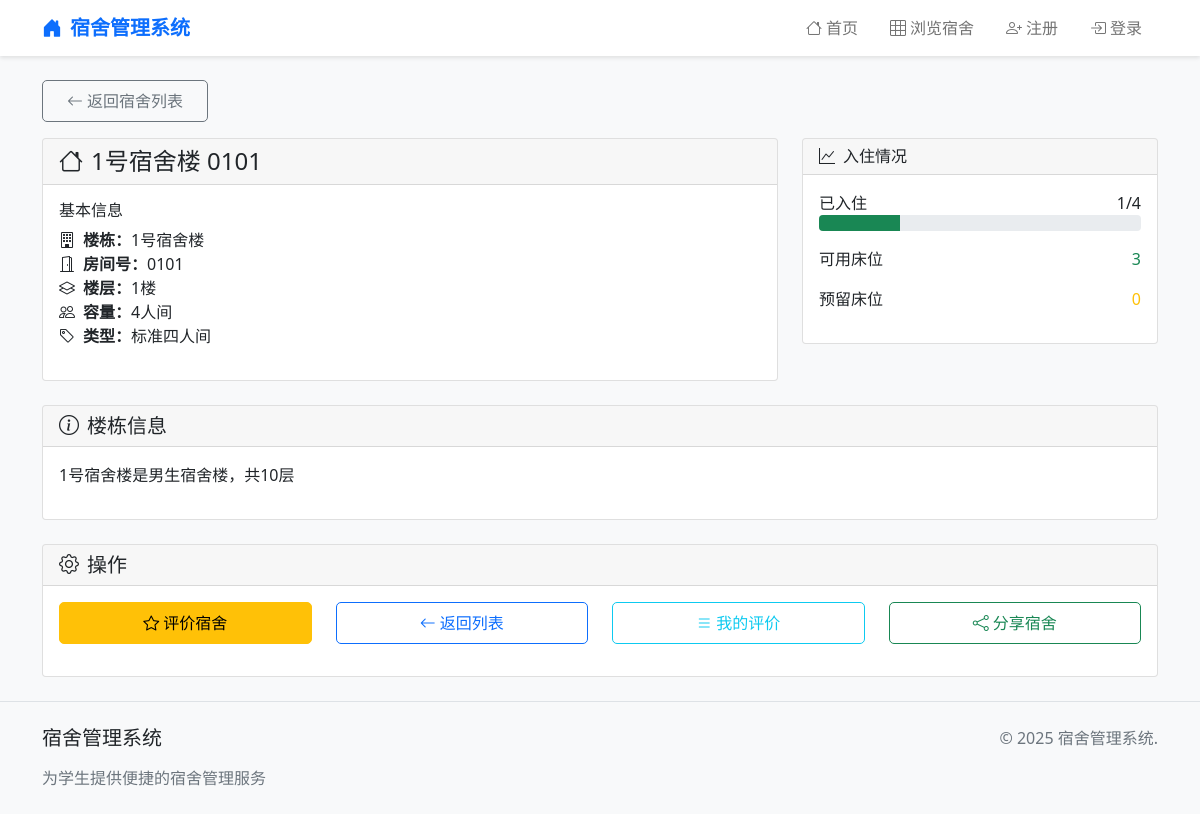
Screenshot of /dorm/1 with the database file from the repository.
### models/dormitory.py (models this page shows, shortened)
class Building(db.Model):
    __tablename__ = 'buildings'
    id = db.Column(db.Integer, primary_key=True)
    name = db.Column(db.String(50), nullable=False)
    gender = db.Column(db.String(10), nullable=False)
    total_floors = db.Column(db.Integer, nullable=False)
    location = db.Column(db.String(100))  # 位置描述
    facilities = db.Column(db.Text)  # 设施说明
    description = db.Column(db.Text)
    image_url = db.Column(db.String(200))

class Dormitory(db.Model):
    __tablename__ = 'dormitories'
    id = db.Column(db.Integer, primary_key=True)
    building_id = db.Column(db.Integer, db.ForeignKey('buildings.id'))
    room_number = db.Column(db.String(20), nullable=False)
    floor = db.Column(db.Integer, nullable=False)
    capacity = db.Column(db.Integer, nullable=False)
    room_type = db.Column(db.String(20))  # 标准间/豪华间
    has_ac = db.Column(db.Boolean, default=True)
    has_bathroom = db.Column(db.Boolean, default=True)
    has_balcony = db.Column(db.Boolean, default=False)
    has_water_heater = db.Column(db.Boolean, default=True)
    monthly_rent = db.Column(db.Float)  # 月租金
    area = db.Column(db.Float)  # 面积
    orientation = db.Column(db.String(20))  # 朝向
    building = db.relationship('Building', backref='dormitories')

### routes/dorm.py (the view)
@dorm_bp.route('/<int:dorm_id>')
def detail(dorm_id):
    dorm = Dormitory.query.get_or_404(dorm_id)
    from models.system import DormReview
    reviews = DormReview.query.filter_by(dorm_id=dorm_id).all()
    avg_rating = sum(r.rating for r in reviews) / len(reviews) if reviews else 0
    beds_status = {
        'available': len([b for b in dorm.beds if b.status == BedStatus.AVAILABLE.value]),
        'occupied': len([b for b in dorm.beds if b.status == BedStatus.OCCUPIED.value]),
        'reserved': len([b for b in dorm.beds if b.status == BedStatus.RESERVED.value])
    }
    return render_template('dorms/detail.html',
                         dorm=dorm,
                         reviews=reviews[:5],  # 显示最新5条评价
                         avg_rating=avg_rating,
                         beds_status=beds_status)

### start.py (called while the page is built)
@app.context_processor
def inject_enums():
    return dict(
        UserRole=UserRole,
        BedStatus=BedStatus,
        ApplicationStatus=ApplicationStatus
    )

### templates/dorms/detail.html (shortened to what this page needs)
{% extends "base.html" %}
{% block content %}
<div class="container py-4">
    <div class="row mb-3">
        <div class="col-12">
            <a href="{{ url_for('browse_dorms') }}" class="btn btn-outline-secondary">
                <i class="bi bi-arrow-left me-1"></i>返回宿舍列表
            </a>
        </div>
    </div>
    <div class="row mb-4">
        <div class="col-md-8">
            <div class="card">
                <div class="card-header">
                    <h4 class="mb-0">
                        <i class="bi bi-house me-2"></i>{{ dorm.building.name }} {{ dorm.room_number }}
                    </h4>
                </div>
                <div class="card-body">
                    <div class="row">
                        <div class="col-md-6">
                            <h6>基本信息</h6>
                            <ul class="list-unstyled">
                                <li><i class="bi bi-building me-2"></i><strong>楼栋：</strong>{{ dorm.building.name }}</li>
                                <li><i class="bi bi-door-open me-2"></i><strong>房间号：</strong>{{ dorm.room_number }}</li>
                                <li><i class="bi bi-layers me-2"></i><strong>楼层：</strong>{{ dorm.floor }}楼</li>
                                <li><i class="bi bi-people me-2"></i><strong>容量：</strong>{{ dorm.capacity }}人间</li>
                                <li><i class="bi bi-tag me-2"></i><strong>类型：</strong>{{ dorm.room_type or '标准间' }}</li>
                            </ul>
                        </div>
                    </div>
                </div>
            </div>
        </div>
        <div class="col-md-4">
            <div class="card">
                <div class="card-header">
                    <h6 class="mb-0">
                        <i class="bi bi-graph-up me-2"></i>入住情况
                    </h6>
                </div>
                <div class="card-body">
                    <div class="mb-3">
                        <div class="d-flex justify-content-between">
                            <span>已入住</span>
                            <span>{{ beds_status.occupied }}/{{ dorm.capacity }}</span>
                        </div>
                        <div class="progress">
                            {% set occupancy_rate = (beds_status.occupied / dorm.capacity * 100) if dorm.capacity > 0 else 0 %}
                            <div class="progress-bar bg-success" style="width: {{ occupancy_rate }}%"></div>
                        </div>
                    </div>
                    <div class="mb-3">
                        <div class="d-flex justify-content-between">
                            <span>可用床位</span>
                            <span class="text-success">{{ beds_status.available }}</span>
                        </div>
                    </div>
                    <div class="mb-3">
                        <div class="d-flex justify-content-between">
                            <span>预留床位</span>
                            <span class="text-warning">{{ beds_status.reserved }}</span>
                        </div>
                    </div>
                </div>
            </div>
        </div>
    </div>
    {% if dorm.building.description %}
    <div class="row mb-4">
        <div class="col-12">
            <div class="card">
                <div class="card-header">
                    <h5 class="mb-0">
                        <i class="bi bi-info-circle me-2"></i>楼栋信息
                    </h5>
                </div>
                <div class="card-body">
                    <p>{{ dorm.building.description }}</p>
                </div>
            </div>
        </div>
    </div>
    {% endif %}
    <div class="row">
        <div class="col-12">
            <div class="card">
                <div class="card-header">
                    <h5 class="mb-0">
                        <i class="bi bi-gear me-2"></i>操作
                    </h5>
                </div>
                <div class="card-body">
                    <div class="row">
                        <div class="col-md-3 mb-3">
                            <div class="d-grid">
                                <a href="{{ url_for('review_dorm', dorm_id=dorm.id) }}" class="btn btn-warning">
                                    <i class="bi bi-star me-1"></i>评价宿舍
                                </a>
                            </div>
                        </div>
                        <div class="col-md-3 mb-3">
                            <div class="d-grid">
                                <a href="{{ url_for('browse_dorms') }}" class="btn btn-outline-primary">
                                    <i class="bi bi-arrow-left me-1"></i>返回列表
                                </a>
                            </div>
                        </div>
                        <div class="col-md-3 mb-3">
                            <div class="d-grid">
                                <a href="{{ url_for('my_reviews') }}" class="btn btn-outline-info">
                                    <i class="bi bi-list me-1"></i>我的评价
                                </a>
                            </div>
                        </div>
                        <div class="col-md-3 mb-3">
                            <div class="d-grid">
                                <button class="btn btn-outline-success" onclick="shareDorm()">
                                    <i class="bi bi-share me-1"></i>分享宿舍
                                </button>
                            </div>
                        </div>
                    </div>
                </div>
            </div>
        </div>
    </div>
</div>
{% endblock %}

### templates/base.html (style rules this page uses)
body { min-height: 100vh; display: flex; flex-direction: column; background-color: #f8f9fa; }
.card { transition: transform 0.2s ease, box-shadow 0.2s ease; }
.btn { border-radius: 5px; padding: 0.5rem 1.5rem; font-weight: 500; transition: all 0.3s ease; }

### rows the page displays
Building: building.name "1号宿舍楼", building.description "1号宿舍楼是男生宿舍楼，共10层"
Dormitory: room_number "0101", floor "1", capacity "4", room_type "标准四人间"

### other values shown
{{ beds_status.occupied }} "1"
{{ beds_status.available }} "3"
{{ beds_status.reserved }} "0"
